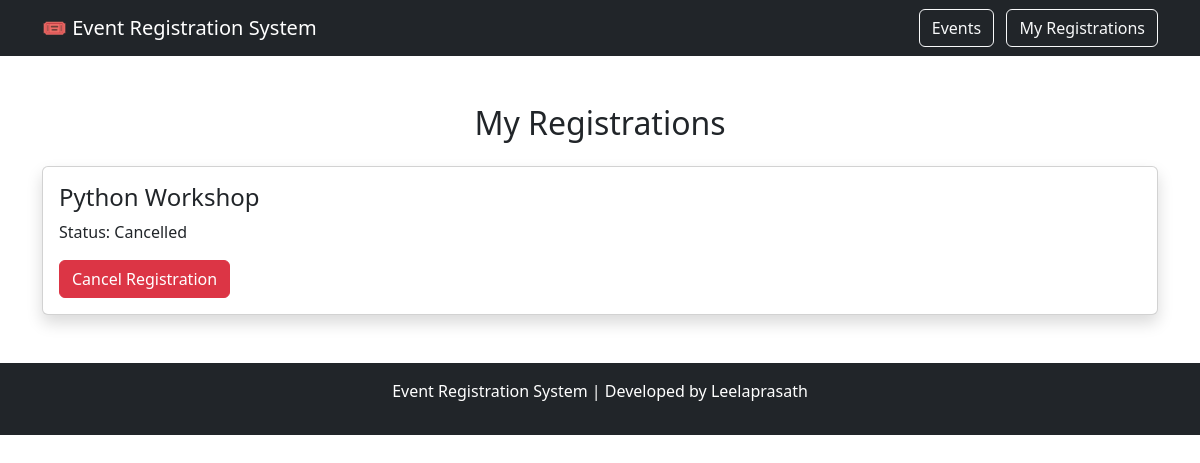
The app's page /events/my-registrations/, older data.
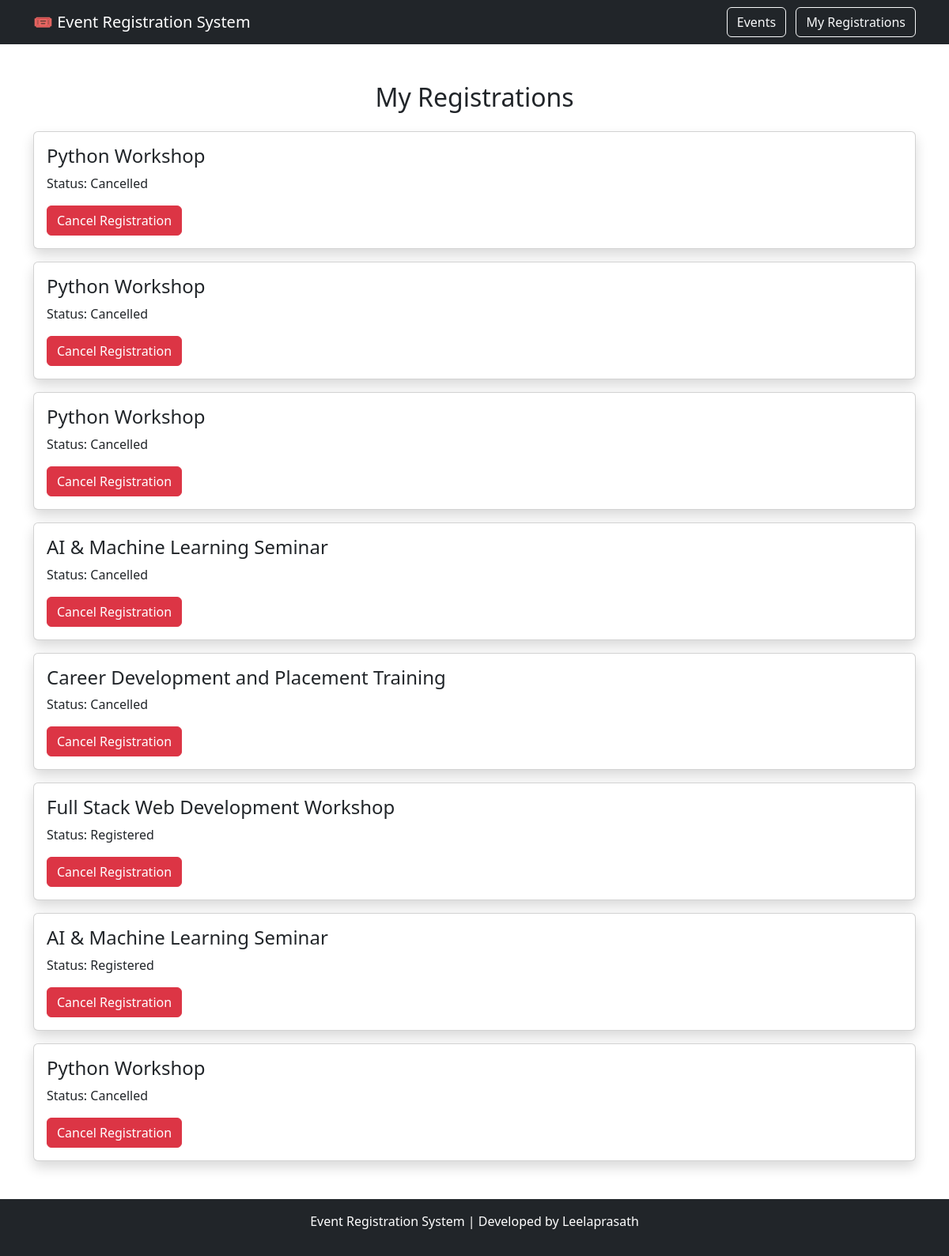
The same page, newer data.
### events/models.py (models this page shows, shortened)
class Registration(models.Model):
    STATUS_CHOICES = [
        ('Registered', 'Registered'),
        ('Cancelled', 'Cancelled'),
    ]
    user = models.ForeignKey(
        User,
        on_delete=models.CASCADE
    )
    event = models.ForeignKey(
        Event,
        on_delete=models.CASCADE
    )
    registered_at = models.DateTimeField(
        auto_now_add=True
    )
    status = models.CharField(
        max_length=20,
        choices=STATUS_CHOICES,
        default='Registered'
    )

class Event(models.Model):
    title = models.CharField(max_length=200)
    description = models.TextField()
    date = models.DateField()
    location = models.CharField(max_length=200)
    capacity = models.IntegerField()
    organizer = models.CharField(max_length=100)

### events/views.py (the view)
def my_registrations(request):
    user = User.objects.first()
    registrations = Registration.objects.filter(
        user=user
    )
    return render(
        request,
        'events/my_registrations.html',
        {
            'registrations': registrations
        }
    )

### events/templates/events/my_registrations.html (shortened to what this page needs)
<!DOCTYPE html>
<html>
<head>
    <link href="https://cdn.jsdelivr.net/npm/bootstrap@5.3.8/dist/css/bootstrap.min.css" rel="stylesheet">
</head>
<nav class="navbar navbar-expand-lg navbar-dark bg-dark">
    <div class="container">
        <a class="navbar-brand">
    🎟️ Event Registration System
</a>
        <div>
            <a
                href="/events/"
                class="btn btn-outline-light me-2"
            >
                Events
            </a>
            <a
                href="/events/my-registrations/"
                class="btn btn-outline-light"
            >
                My Registrations
            </a>
        </div>
    </div>
</nav>
<body>
<div class="container mt-5">
    <h2 class="text-center mb-4">
        My Registrations
    </h2>
    {% for registration in registrations %}
    <div class="card shadow mb-3">
        <div class="card-body">
            <h4>
                {{ registration.event.title }}
            </h4>
            <p>
                Status:
                {{ registration.status }}
            </p>
            <a
                href="/events/cancel/{{ registration.id }}/"
                class="btn btn-danger"
            >
                Cancel Registration
            </a>
        </div>
    </div>
    {% empty %}
    <div class="alert alert-warning">
        No registrations found.
    </div>
    {% endfor %}
</div>
</body>
<footer class="bg-dark text-white text-center p-3 mt-5">
    <p>
        Event Registration System |
        Developed by Leelaprasath
    </p>
</footer>
</html>

Row changes from the older to the newer data that the page shows:
added Registration: event "Python Workshop", status "Cancelled"
added Registration: event "Python Workshop", status "Cancelled"
added Registration: event "AI & Machine Learning Seminar", status "Cancelled"
added Registration: event "Career Development and Placement Training", status "Cancelled"
added Registration: event "Full Stack Web Development Workshop", status "Registered"
added Registration: event "AI & Machine Learning Seminar", status "Registered"
added Registration: event "Python Workshop", status "Cancelled"
